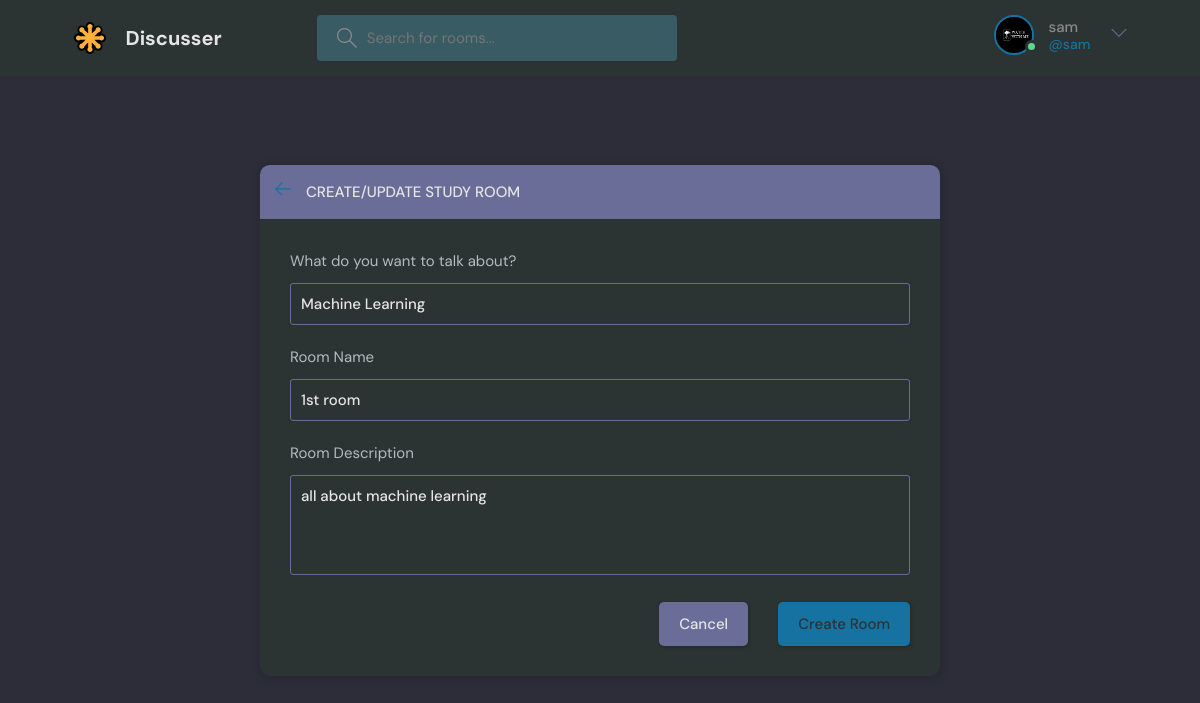
The app's page /update-room/1/ (signed in) with its own data.
### base/models.py (models this page shows, shortened)
class User(AbstractUser):
    name = models.CharField(max_length = 200, null=True)
    email = models.EmailField(unique = True,null=True)
    bio = models.TextField(null=True)
    avatar = models.ImageField(null=True ,default="avatar.svg")
    USERNAME_FIELD = 'email'
    REQUIRED_FIELDS = ['username']

class Room(models.Model):
    host=models.ForeignKey(User, on_delete=models.SET_NULL,null=True)
    topic =models.ForeignKey(Topic, on_delete=models.SET_NULL,null=True)
    name = models.CharField(max_length = 200)
    description = models.TextField(null=True, blank=True)
    participants = models.ManyToManyField(User, related_name='participants',blank=True)
    updated = models.DateTimeField(auto_now = True)
    created = models.DateTimeField(auto_now_add = True)
    class Meta:
        ordering = ['-updated','-created']

class Topic(models.Model):
    name=models.CharField(max_length = 200)

### base/views.py (the view, shortened to what this page needs)
# urls.py: path('update-room/<str:pk>/',views.updateRoom, name="update-room"),
@login_required(login_url='/login')
def updateRoom(request,pk):
    room = Room.objects.get(id=pk)
    form = RoomForm(instance = room)
    topics = Topic.objects.all()
    if request.user != room.host:
        return HttpResponse('you are not allowed')
    context = {'form':form,'topics':topics,'room':room}
    return render(request, 'base/room_form.html',context)

### base/forms.py
class RoomForm(ModelForm):
    class Meta:
        model = Room
        fields = '__all__'
        exclude = ['host','participants']

### base/templates/base/room_form.html (shortened to what this page needs)
{% extends 'main.html' %} {% block content %}
<main class="create-room layout">
  <div class="container">
    <div class="layout__box">
      <div class="layout__boxHeader">
        <div class="layout__boxTitle">
          <a href="/">
            <svg
              version="1.1"
              xmlns="http://www.w3.org/2000/svg"
              width="32"
              height="32"
              viewBox="0 0 32 32"
            >
              <title>arrow-left</title>
              <path
                d="M13.723 2.286l-13.723 13.714 13.719 13.714 1.616-1.611-10.96-10.96h27.625v-2.286h-27.625l10.965-10.965-1.616-1.607z"
              ></path>
            </svg>
          </a>
          <h3>Create/Update Study Room</h3>
        </div>
      </div>
      <div class="layout__body">
        <form class="form" action="" method="POST">
          <div class="form__group">
            <label for="room_topic">What do you want to talk about?</label>
            <input
              required
              type="text"
              name="topic"
              value="{{room.topic.name}}"
              list="topic-list"
            />
          </div>
          <div class="form__group">
            <label for="room_name">Room Name</label>
            {{form.name}}
          </div>
          <div class="form__group">
            <label for="room_description">Room Description</label>
            {{form.description}}
          </div>
          <div class="form__action">
            <a class="btn btn--dark" href="index.html">Cancel</a>
            <button class="btn btn--main" type="submit">Create Room</button>
          </div>
        </form>
      </div>
    </div>
  </div>
</main>
{% endblock content %}

### templates/navbar.html (shortened to what this page needs)
{% load static %}
<header class="header header--loggedIn">
  <div class="container">
    <a href="/" class="header__logo">
      <img src="/static/images/logo.svg" />
      <h1>Discusser</h1>
    </a>
    <form class="header__search" method="GET" action="/">
      <label>
        <input name="q" placeholder="Search for rooms..." />
      </label>
    </form>
    <nav class="header__menu">
      {% if request.user.is_authenticated %}
      <div class="header__user">
        <a href="/update-user">
          <div class="avatar avatar--medium active">
            <img src="{{request.user.avatar.url}}" />
          </div>
          <p>
            {{request.user.username}} <span>@{{request.user.username}}</span>
          </p>
        </a>
        <button class="dropdown-button">
          <svg
            version="1.1"
            xmlns="http://www.w3.org/2000/svg"
            width="32"
            height="32"
            viewBox="0 0 32 32"
          >
            <title>chevron-down</title>
            <path d="M16 21l-13-13h-3l16 16 16-16h-3l-13 13z"></path>
          </svg>
        </button>
      </div>
      {% else %}
      <a href="/login">
        <img src="static/images/avatar.svg" />
        <p>Login</p>
      </a>
      {% endif %}
    </nav>
  </div>
</header>

### records on screen
User: user.avatar (picture), user.username "sam"
Room: topic "Machine Learning", name "1st room", description "all about machine learning"
